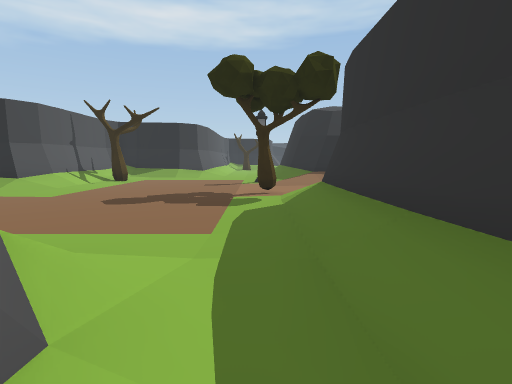
view 1 (above)

16 first-person views from a walk through a 3-D level made in the Unity game engine. The camera is 1.5 m above the floor, tilts 6° down and sees 80° across. The floor is counted in squares, 2.25 m on a side. Each view is taken from the middle of a square. On the plan, view 1 faces up. The plan holds only what a view shows up to about 10 squares ahead; the rest is blank. The place goes on beyond the plan. The player is left out.

view 2
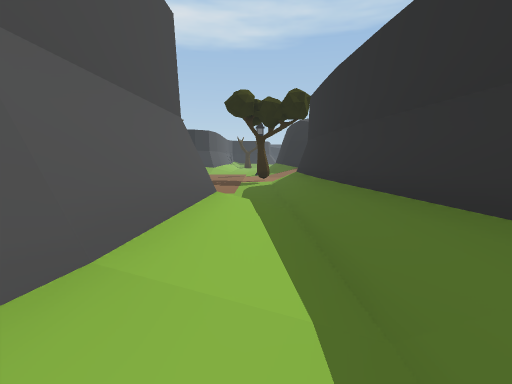

view 3
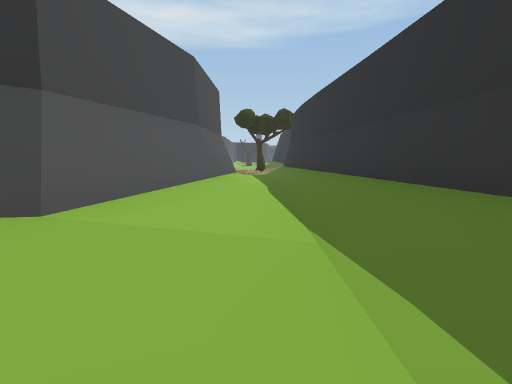

view 4
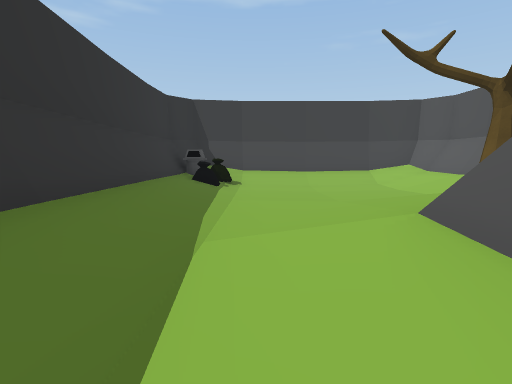

view 5
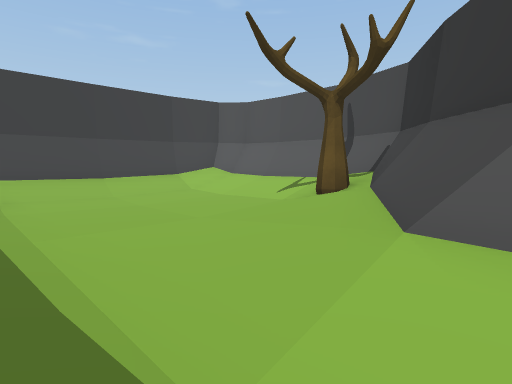

view 6
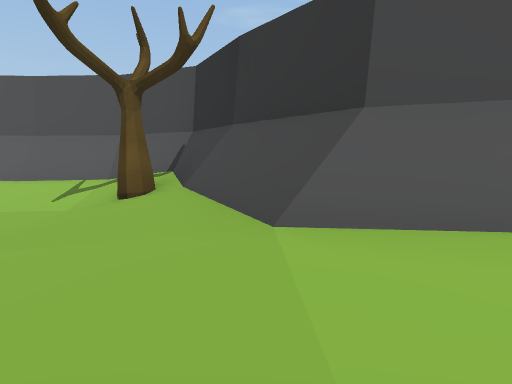

view 7
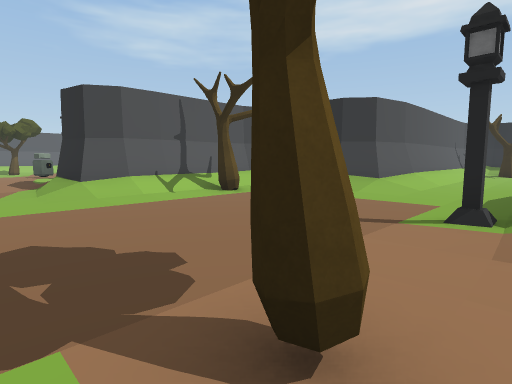

view 8
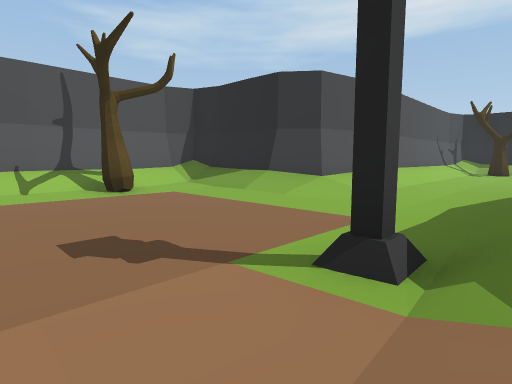

view 9
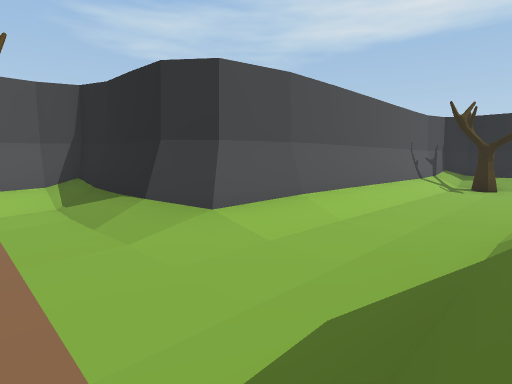

view 10
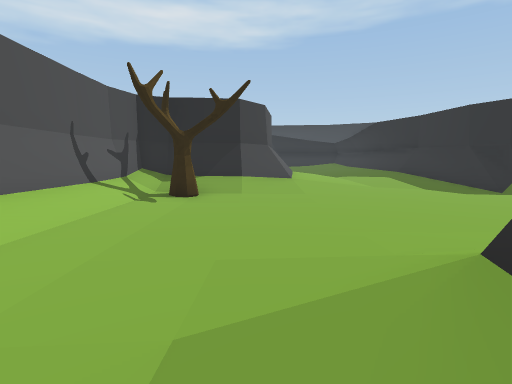

view 11
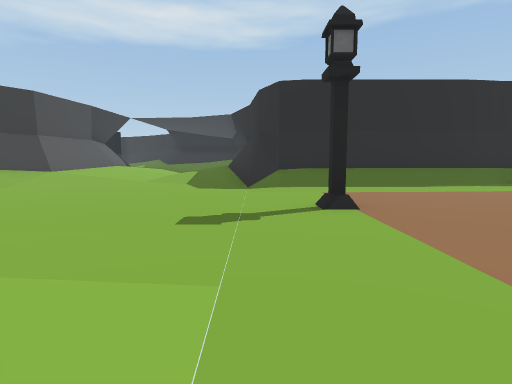

view 12
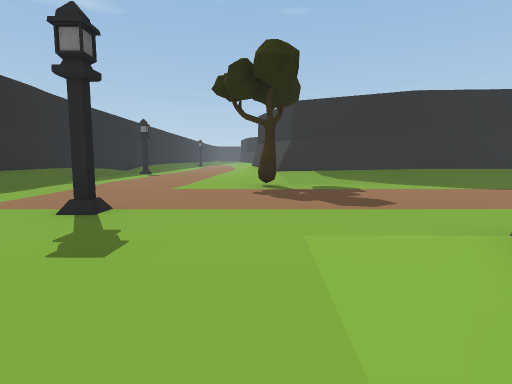

view 13
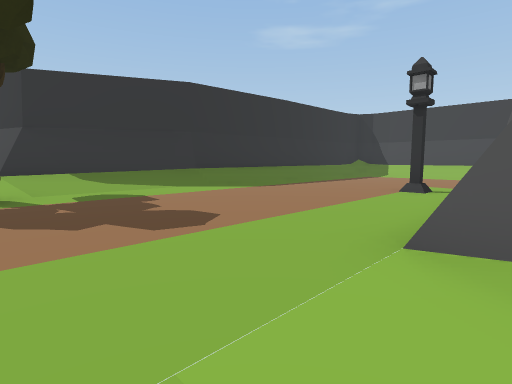

view 14
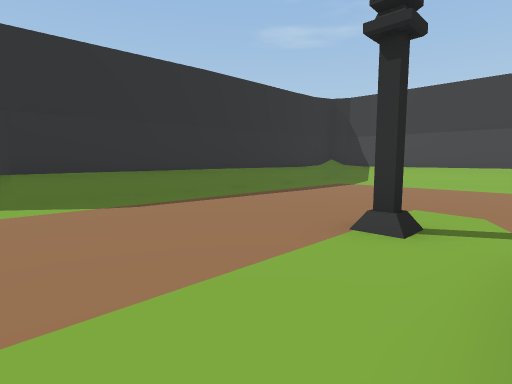

view 15
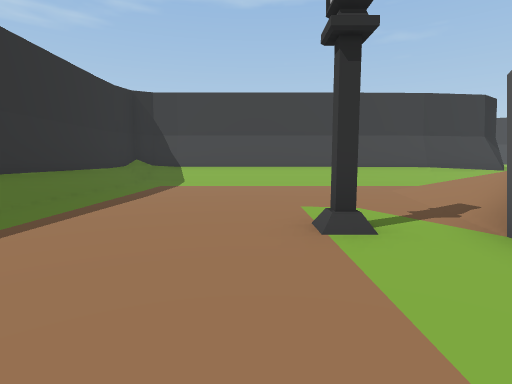

view 16
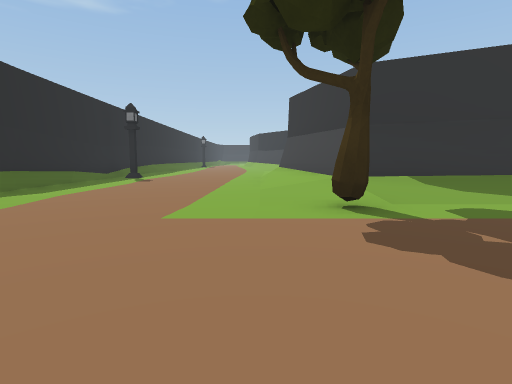

### Floor plan
Key: @ floor where view 1 was taken; # wall or solid block; . main floor; : floor 0.25 m higher than the main floor; / step, stairs or slope; = window, fence, low wall or low ledge.
Columns run from 10 left of view 1 to 19 right of it. Each row starts with its distance up from view 1.
 29             #/////#
 28           ###/////##
 27        ####///...//###########
 26        #/////.....////........
 25        #/#....................
 24        #/.....................
 23        #/..........#..........
 22        #/.................////
 21        #/..............#.////#
 20        #/..///  /......./###
 19        #/../#    #....../##
 18        #/../     #....../#
 17        #/../      ......##
 16       ##/../      ...../#
 15    #/////../      ...../#
 14    #/....../     #.#.../#
 13    #/....../     /...../#
 12    #/.....#/    //...../#
 11    #/....../    //...../#
 10   ##/.......     ....../#
  9 /##//.......   ......../#
  8 :.........#/ ///////////#
  7     ......./#############
  6      ....../#
  5       ...../#
  4       ...../#
  3        ..../#
  2          /:/#
  1          #//#
  0          #@/#
 -1          #//#
 -2          #//#
 -3          #//#
 -4         ##//#
 -5         #///#
 -6        ##///#
 -7       ##=///#
 -8      ##///:/#
 -9     ###///:/#
-10     #///..:/#
-11     #//:.../#
-12     #//....##
-13     #//::::##
-14     ########

Where each view was taken, in squares from view 1:
view 1: 0 up, 0 right, facing up
view 2: 4 down, 0 right, facing up
view 3: 9 down, 0 right, facing up
view 4: 4 down, 0 right, facing down
view 5: 6 down, 1 right, facing down-left
view 6: 7 down, 1 right, facing left
view 7: 7 up, 1 right, facing up-left
view 8: 10 up, 1 right, facing up-left
view 9: 13 up, 1 right, facing up-left
view 10: 18 up, 1 right, facing up
view 11: 19 up, 8 right, facing up
view 12: 21 up, 5 right, facing right
view 13: 21 up, 7 right, facing down-right
view 14: 17 up, 8 right, facing down-right
view 15: 17 up, 10 right, facing down
view 16: 22 up, 9 right, facing right
